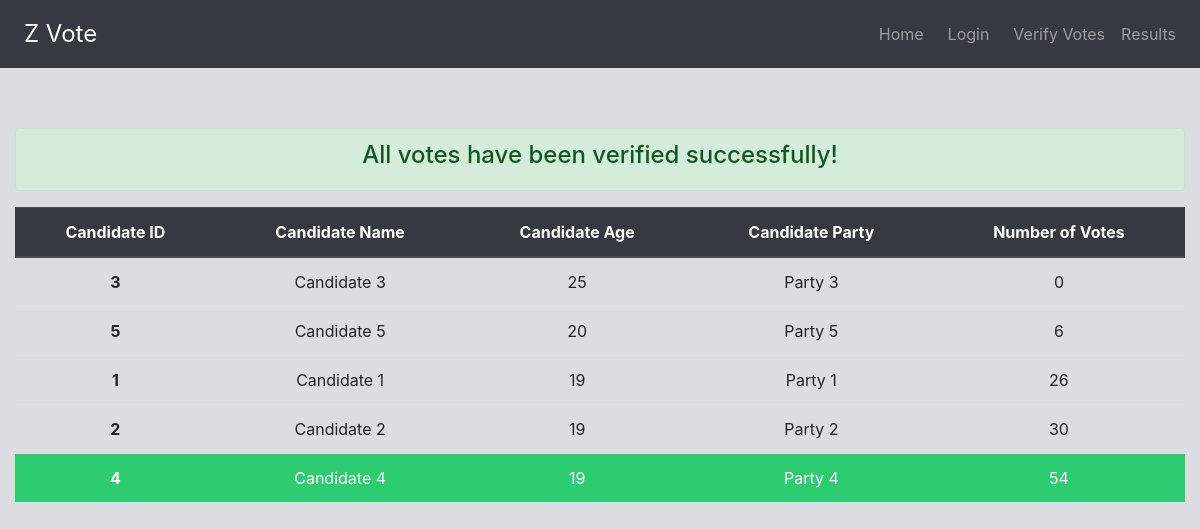
The app's page /results with its own data.
### poll/models.py (models this page shows)
class Candidate(models.Model):
    candidateID = models.IntegerField(primary_key=True)
    name = models.CharField(max_length=100)
    age = models.IntegerField(default=18)
    party = models.CharField(max_length=100)
    criminalRecords = models.BooleanField(default=False)
    count = models.IntegerField(default=0)

### poll/views.py (the view)
# urls.py: path('results', views.result, name='result'),
def result(request):
    if request.method == "GET":
        global resultCalculated
        voteVerification = verifyVotes()
        if len(voteVerification):
                return render(request, 'poll/verification.html', {'verification':"Verification failed.\
                Votes have been tampered in following blocks --> {}. The authority \
                    will resolve the issue".format(voteVerification), 'error':True})
        if not resultCalculated:
            list_of_votes = models.Vote.objects.all()
            for vote in list_of_votes:
                candidate = models.Candidate.objects.filter(candidateID=vote.vote)[0]
                candidate.count += 1
                candidate.save()
            resultCalculated = True
        context = {"candidates":models.Candidate.objects.order_by('count'), "winner":models.Candidate.objects.order_by('count').reverse()[0]}
        return render(request, 'poll/results.html', context)

### poll/merkleTree/merkleTree.py (called while the page is built)
    def isLeaf(self):
        return ((self.left == None) and (self.right == None))

    def __returnHash(self, x):
            return (hashlib.sha256(x.encode()).hexdigest())

    def calculateMerkleRoot(self):
        def __merkleHash(node):
            if node.isLeaf():
                return node
            left = __merkleHash(node.left).data
            right = __merkleHash(node.right).data
            node.data = self.__returnHash(left+right)
            return node
        merkleRoot = __merkleHash(self.root)
        self._merkleRoot = merkleRoot.data
        return self._merkleRoot

    def getMerkleRoot(self):
        return self._merkleRoot

### poll/models.py (called while the page is built)
    def __str__(self):
        return "{}|{}|{}".format(self.id, self.vote, self.timestamp)

### poll/views.py (called while the page is built)
def verifyVotes():
    block_count = models.Block.objects.count()
    tampered_block_list = []
    for i in range (1, block_count+1):
        block = models.Block.objects.get(id=i)
        transactions = models.Vote.objects.filter(block_id=i)
        str_transactions = [str(x) for x in transactions]
        merkle_tree = merkleTree.merkleTree()
        merkle_tree.makeTreeFromArray(str_transactions)
        merkle_tree.calculateMerkleRoot()
        if (block.merkle_hash == merkle_tree.getMerkleRoot()):
            continue
        else:
            tampered_block_list.append(i)
    return tampered_block_list

### poll/templates/poll/results.html
{% extends 'poll/base.html' %}
{% block content %}
    <div class="alert alert-success text-center" role="alert">
        <h4 class="alert-heading">All votes have been verified successfully!</h4>
    </div>
    <table class="table table-hover text-center">
        <thead class="thead-dark">
            <tr>
                <th scope="col">Candidate ID</th>
                <th scope="col">Candidate Name</th>
                <th scope="col">Candidate Age</th>
                <th scope="col">Candidate Party</th>
                <th scope="col">Number of Votes</th>
            </tr>
        </thead>
        {% if candidates %}
        <tbody>
        {% for candidate in candidates %}
            <tr style="{% if candidate == winner %} background-color:#2ecc71; color:white; {% endif %}">
                <th scope="row">{{ candidate.candidateID }}</th>
                <td>{{ candidate.name }}</td>
                <td>{{ candidate.age }}</td>
                <td>{{ candidate.party }}</td>
                <td>{{ candidate.count }}</td>
            </tr>
        {% endfor %}
        </tbody>
    </table>
        {% else %}
        <p>No candidates yet</p>
        {% endif %}
{% endblock content %}

### records on screen
Candidate: candidateID "3", name "Candidate 3", age "25", party "Party 3", count "0"
Candidate: candidateID "5", name "Candidate 5", age "20", party "Party 5", count "6"
Candidate: candidateID "1", name "Candidate 1", age "19", party "Party 1", count "26"
Candidate: candidateID "2", name "Candidate 2", age "19", party "Party 2", count "30"
Candidate: candidateID "4", name "Candidate 4", age "19", party "Party 4", count "54"
